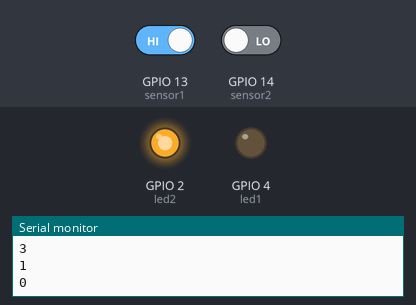
The sketch below on a simulated ESP32. Parts: output pins drawn as LEDs (lit = HIGH), the last lines printed to the serial monitor. The test bench sets the inputs (shaded band); at power-on: GPIO 13 (sensor1) HIGH, GPIO 14 (sensor2) LOW.

Above: at 1.2 s.
1.3 s: GPIO 13 (sensor1) driven LOW
At 2.2 s:
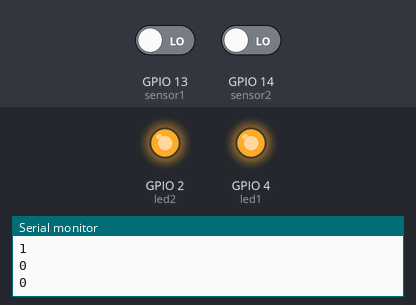
2.9 s: GPIO 14 (sensor2) driven HIGH
At 3.5 s:
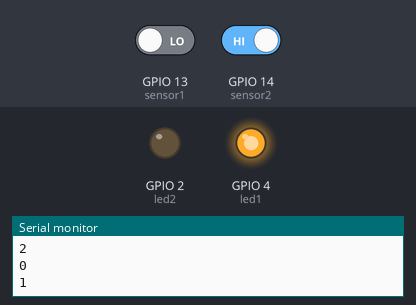
4.5 s: GPIO 13 (sensor1) driven HIGH
At 5.8 s:
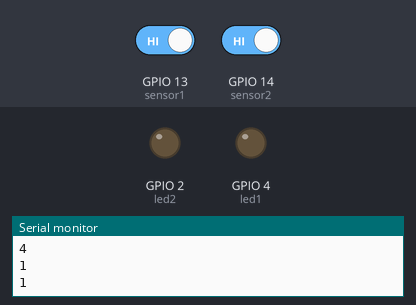
6.1 s: GPIO 14 (sensor2) driven LOW
At 7.3 s:
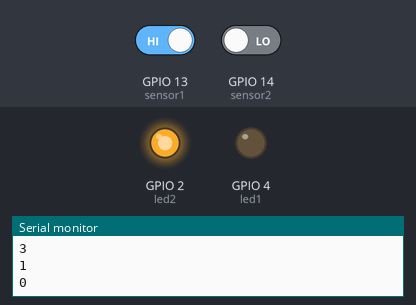
Timing chart, 0 to 8.7 s (numbered marks = the images above; inputs shaded):
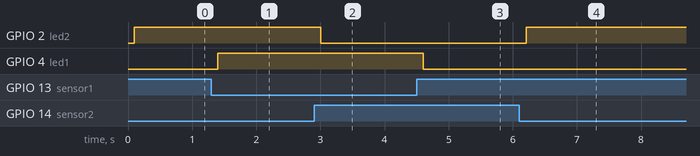

Measured:
- after the input at 1.3 s, GPIO 4 (led1): LOW → HIGH after 0.10 s
- after the input at 2.9 s, GPIO 2 (led2): HIGH → LOW after 0.10 s
- after the input at 4.5 s, GPIO 4 (led1): HIGH → LOW after 0.11 s
- after the input at 6.1 s, GPIO 2 (led2): LOW → HIGH after 0.11 s

The sketch:

ESP32_FSM.ino
```cpp
//Complete this file according to the FSM
#define STATE1 1
#define STATE2 2
#define STATE3 3
#define STATE4 4
#define STATE_END 100

int sensor1 = 13;
int sensor2 = 14;
int led1 = 4;
int led2 = 2;

unsigned char state=4;

void setup() {
  pinMode (sensor1, INPUT);
  pinMode (sensor2, INPUT);
  pinMode (led1, OUTPUT);
  pinMode (led2, OUTPUT);

  Serial.begin(9600);
}

void loop() {
  Serial.println(state);
  Serial.println(digitalRead(sensor1));
  Serial.println(digitalRead(sensor2));
  switch(state) {
    case STATE1:
      digitalWrite(led1, HIGH);
      digitalWrite(led2, HIGH);
      if((digitalRead(sensor1)==LOW) && (digitalRead(sensor2)==HIGH))
        state = STATE2;
      else if((digitalRead(sensor1)==HIGH) && (digitalRead(sensor2)==LOW))
        state = STATE3;
      else if((digitalRead(sensor1)==HIGH) && (digitalRead(sensor2)==HIGH))
        state = STATE4;
      break;
     case STATE2:
       digitalWrite(led1, HIGH);
       digitalWrite(led2, LOW);
       if((digitalRead(sensor1)==HIGH) && (digitalRead(sensor2)==LOW))
          state = STATE3;
       else if((digitalRead(sensor1)==LOW) && (digitalRead(sensor2)==LOW))
          state = STATE1;
       else if((digitalRead(sensor1)==HIGH) && (digitalRead(sensor2)==HIGH))
          state = STATE4;
       break;
      case STATE3:
       digitalWrite(led1, LOW);
       digitalWrite(led2, HIGH);
       if((digitalRead(sensor1)==LOW) && (digitalRead(sensor2)==HIGH))
         state = STATE2;
       else if((digitalRead(sensor1)==LOW) && (digitalRead(sensor2)==LOW))
         state = STATE1;
       else if((digitalRead(sensor1)==HIGH) && (digitalRead(sensor2)==HIGH))
         state = STATE4;
        break;


         case STATE4:
       digitalWrite(led1, LOW);
       digitalWrite(led2, LOW);
       if((digitalRead(sensor1)==HIGH) && (digitalRead(sensor2)==LOW))
         state = STATE3;
       else if((digitalRead(sensor1)==LOW) && (digitalRead(sensor2)==LOW))
         state = STATE1;
       else if((digitalRead(sensor1)==LOW) && (digitalRead(sensor2)==HIGH))
         state = STATE2;
        break;


    //to be continued
  }
  delay(100);
}
```
